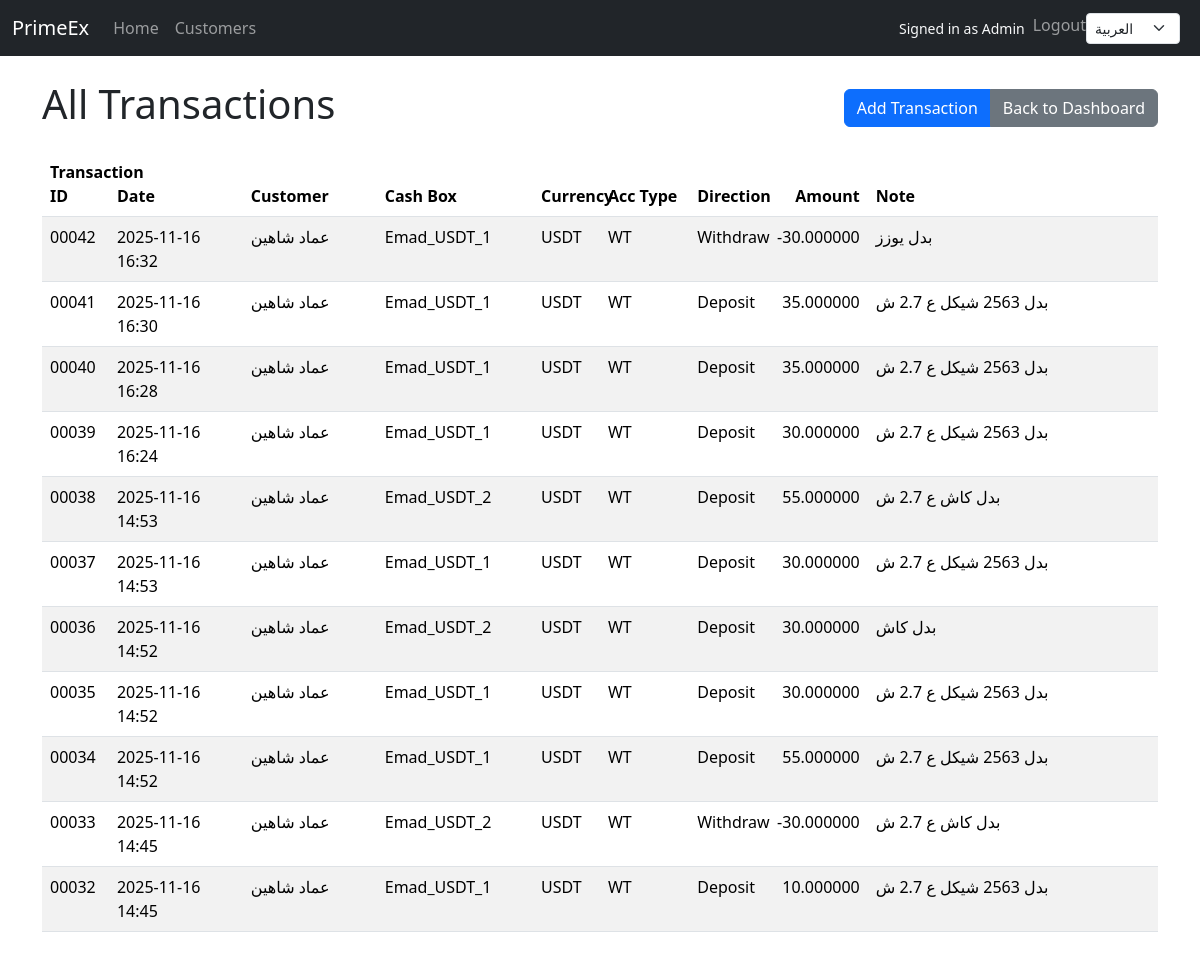
The app's page /en/transactions/ (signed in), older data.
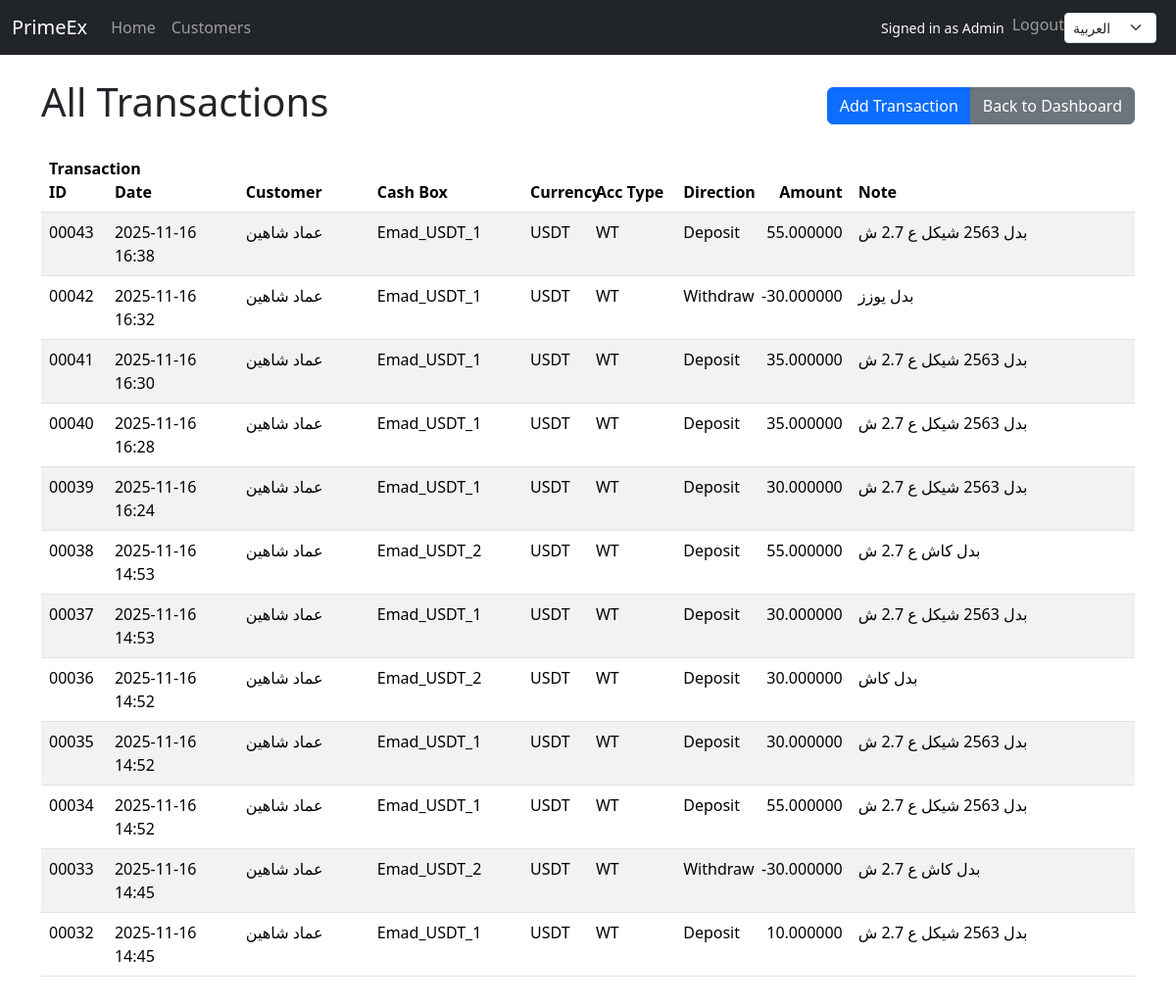
The same page, newer data.
### cashbox/models.py (models this page shows, shortened)
class Transaction(models.Model):
    class Direction(models.TextChoices):
        DEPOSIT = "DEPOSIT", "Deposit"
        WITHDRAW = "WITHDRAW", "Withdraw"
    cashbox = models.ForeignKey(CashBox, on_delete=models.CASCADE, related_name="transactions")
    direction = models.CharField(max_length=8, choices=Direction.choices)
    amount = models.DecimalField(max_digits=18, decimal_places=6)
    note = models.CharField(max_length=255, blank=True)
    created_at = models.DateTimeField(auto_now_add=True)
    class Meta:
        ordering = ["-created_at"]
        indexes = [
            Index(fields=["cashbox", "created_at"]),
        ]
        constraints = [
            CheckConstraint(check=Q(amount__gt=0), name="amount_positive"),
        ]

class CashBox(models.Model):
    customer = models.ForeignKey(Customer, on_delete=models.CASCADE, related_name="cashboxes")
    currency = models.ForeignKey(Currency, on_delete=models.PROTECT)
    account_type = models.ForeignKey(AccountType, on_delete=models.PROTECT)
    name = models.CharField(max_length=100, blank=True, default="")
    created_at = models.DateTimeField(auto_now_add=True)
    class Meta:
        indexes = [
            Index(fields=["customer", "currency", "account_type"]),
        ]

class Customer(models.Model):
    name = models.CharField(max_length=200)
    phone = models.CharField(max_length=50, blank=True)
    created_at = models.DateTimeField(auto_now_add=True)

class Currency(models.Model):
    code = models.CharField(max_length=10, unique=True)
    name = models.CharField(max_length=50)
    symbol = models.CharField(max_length=10, blank=True)
    decimal_places = models.PositiveSmallIntegerField(default=2)
    is_active = models.BooleanField(default=True)

class AccountType(models.Model):
    code = models.CharField(max_length=20, unique=True)
    name = models.CharField(max_length=50)

### cashbox/views.py (the view)
# urls.py: path("transactions/", TransactionReviewListView.as_view(), name="transaction_review"),
class TransactionReviewListView(LoginRequiredMixin, ListView):
    model = Transaction
    paginate_by = 50
    template_name = "cashbox/transactions_list.html"
    def get_queryset(self):
        qs = (
            Transaction.objects.all()
            .select_related(
                "cashbox",
                "cashbox__customer",
                "cashbox__currency",
                "cashbox__account_type",
            )
            .order_by("-created_at", "-id")
        )
        return qs
    def get_context_data(self, **kwargs):
        ctx = super().get_context_data(**kwargs)
        ctx.update({"scope": "all", "title": _("All Transactions")})
        return ctx

### cashbox/context_processors.py (called while the page is built)
def nav_customers(request):
    customers = Customer.objects.all().only("id", "name").order_by("name")
    return {"nav_customers": customers}

### templates/cashbox/transactions_list.html (shortened to what this page needs)
{% extends "base.html" %}
{% load i18n humanize %}
{% block content %}
<div class="d-flex justify-content-between align-items-center mb-3">
  <h1>{{ title }}</h1>
  <div class="btn-group">
    {% if perms.cashbox.add_transaction %}
      {% if scope == 'cashbox' %}
        <a class="btn btn-primary" href="{% url 'transaction_create' %}?cashbox={{ cashbox.id }}">{% trans "Add Transaction" %}</a>
      {% else %}
        <a class="btn btn-primary" href="{% url 'transaction_create' %}">{% trans "Add Transaction" %}</a>
      {% endif %}
    {% endif %}
    {% if scope == 'cashbox' %}
      <a class="btn btn-secondary" href="{% url 'customer_report' cashbox.customer.pk %}">{% trans "Back to Customer" %}</a>
    {% elif scope == 'customer' %}
      <a class="btn btn-secondary" href="{% url 'customer_report' customer.pk %}">{% trans "Back to Customer" %}</a>
    {% else %}
      <a class="btn btn-secondary" href="{% url 'dashboard' %}">{% trans "Back to Dashboard" %}</a>
    {% endif %}
  </div>
</div>
<div class="table-responsive">
  <table class="table table-striped" style="table-layout: fixed;">
    <colgroup>
      <col style="width:6%">
      <col style="width:12%">
      <col style="width:12%">
      <col style="width:14%">
      <col style="width:6%">
      <col style="width:8%">
      <col style="width:4%">
      <col style="width:12%">
      <col style="width:26%">
    </colgroup>
    <thead>
      <tr>
        <th>{% trans "Transaction ID" %}</th>
        <th>{% trans "Date" %}</th>
        <th>{% trans "Customer" %}</th>
        <th>{% trans "Cash Box" %}</th>
        <th>{% trans "Currency" %}</th>
        <th>{% trans "Acc Type" %}</th>
        <th>{% trans "Direction" %}</th>
        <th class="text-end">{% trans "Amount" %}</th>
        <th>{% trans "Note" %}</th>
      </tr>
    </thead>
    <tbody>
      {% for t in object_list %}
      <tr>
        <td>{{ t.id|stringformat:"05d" }}</td>
        <td>{{ t.created_at|date:"Y-m-d H:i" }}</td>
        <td>{{ t.cashbox.customer.name }}</td>
        <td>
          {% if t.cashbox.name %}
            {{ t.cashbox.name }}
          {% else %}
            {{ t.cashbox.currency.code }} - {{ t.cashbox.account_type.code }}
          {% endif %}
        </td>
        <td>{{ t.cashbox.currency.code }}</td>
        <td>{{ t.cashbox.account_type.code }}</td>
        <td>{{ t.get_direction_display }}</td>
        <td class="text-end">
          {% if t.direction == 'WITHDRAW' %}-{% endif %}{{ t.amount }}
        </td>
        <td style="word-wrap: break-word; white-space: pre-wrap; overflow-wrap: break-word;">{{ t.note }}</td>
      </tr>
      {% empty %}
      <tr><td colspan="9" class="text-center text-muted">{% trans "No transactions found." %}</td></tr>
      {% endfor %}
    </tbody>
  </table>
</div>
{% endblock %}

Row changes from the older to the newer data that the page shows:
added Transaction: id "00043", created_at "2025-11-16 16:38", cashbox.customer.name "عماد شاهين", cashbox.name "Emad_USDT_1", cashbox.currency.code "USDT", cashbox.account_type.code "WT", direction "Deposit", amount "55.000000", note "بدل 2563 شيكل ع 2.7 ش"
